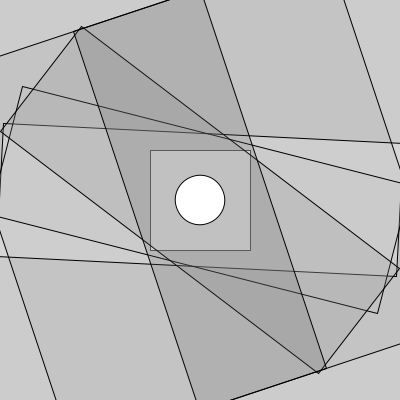
Frame 1 (no input)
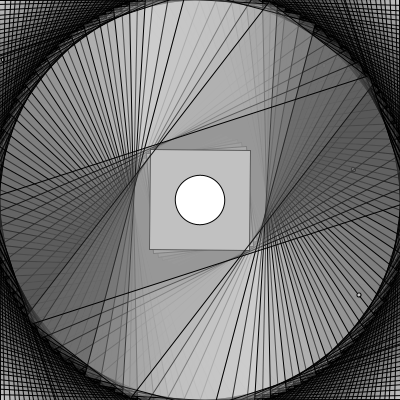
Frame 60 (the mouse pressed at the canvas centre just before this capture)
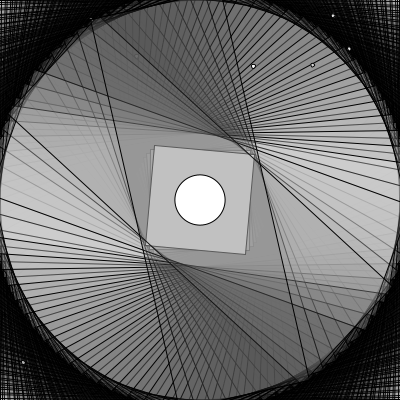
Frame 120 (the mouse held since frame 60 and released just before this capture)

The Processing sketch that drew these frames (run headless with seeded random() and noise(); from frame 60 on, the mouse is pressed at the canvas centre):

// Processing sketch: processing_136129
// ── processing_136129.pde

//Arthur Siebesian
//February 25, 2014
//HW 4

float r = 0;

void setup(){
size(400,400);
rectMode(CENTER);
frameRate(4);
}

void draw () {
fill(200,30);
translate (200,200);
fill(255);
rotate(r);
rect(0,0,100,100);
r=r+0.08;

rotate(0.05);
fill(255, 50);
rect(0, 0, width, height/3);
rotate(0.2);
fill(200, 50);
rect(0, 0, width, height/3);
rotate(0.4);
fill(150, 50);
rect(0, 0, width, height/3);
rotate(0.6);
// rotate(-‐0.1);
fill(100, 50);
rect(0, 0, width, height/3);
fill(0, 10); //use opacity
rect(0, 0, width, height);
fill(255);
ellipse(random(width), random(height), 4, 4);
ellipse(0,0,50,50);
fill(255,0,0);
}
